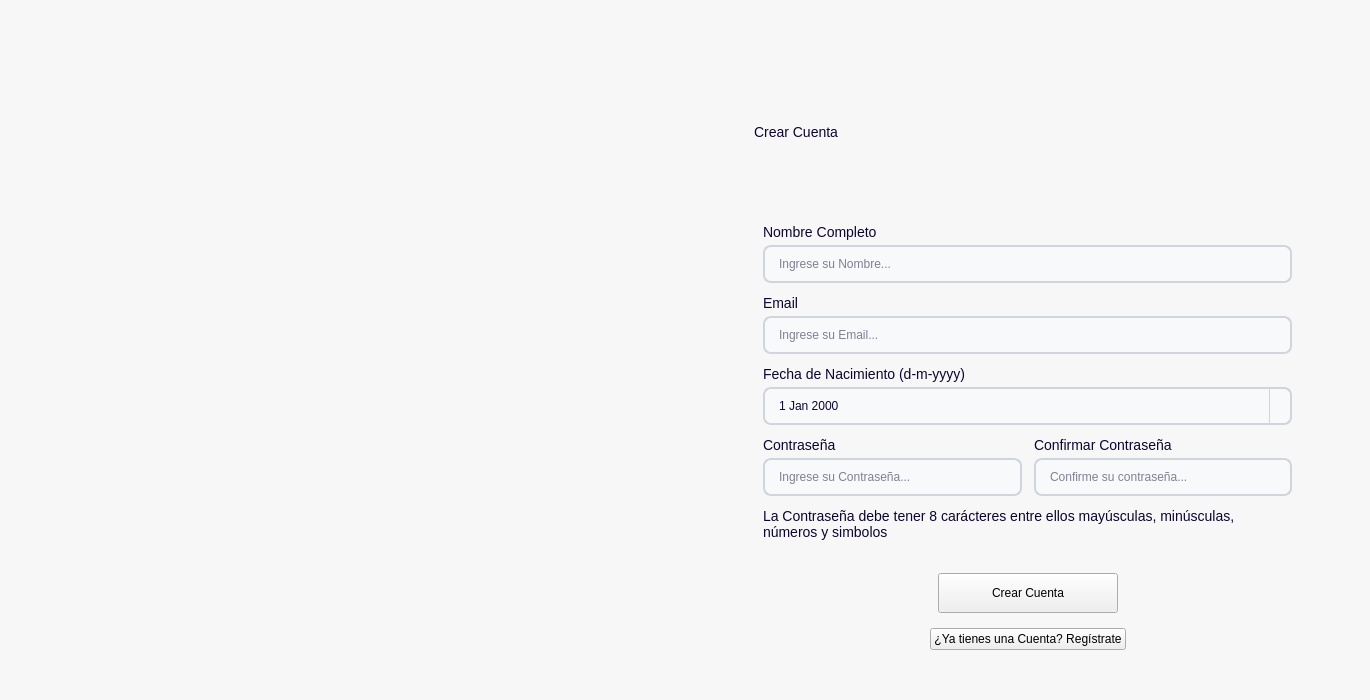
<?xml version="1.0" encoding="UTF-8"?>
<ui version="4.0">
 <class>LoginWindow</class>

 <widget class="QWidget" name="LoginWindow">

  <property name="geometry">
   <rect>
    <x>0</x>
    <y>0</y>
    <width>1370</width>
    <height>700</height>
   </rect>
  </property>

  <property name="minimumSize">
   <size>
    <width>900</width>
    <height>600</height>
   </size>
  </property>

  <property name="maximumSize">
   <size>
    <width>1370</width>
    <height>700</height>
   </size>
  </property>

  <property name="windowTitle">
   <string>Crear Cuenta</string>
  </property>

  <property name="styleSheet">
   <string notr="true">
#LoginWindow {
    background-color: #F7F7F7;
}

/*
-----------------------------------------------------------------------------------------------------
Inputs
-----------------------------------------------------------------------------------------------------
*/

QLineEdit, QDateEdit {
    background-color: #F8F9FA;
    border: 2px solid #D1D5DB;
    border-radius: 8px;
    padding: 8px 12px;
    color: #0E042F;
    min-height: 18px;
}

QLineEdit:hover, QDateEdit:hover {
    border: 1px solid #9CA3AF;
    background-color: #F3F4F6;
}

QLineEdit:focus, QDateEdit:focus {
    border: 1px solid #744BCC;
    background-color: #FFFFFF;
}

QLineEdit:disabled, QDateEdit:disabled {
    background-color: #E5E7EB;
    color: #9CA3AF;
    border: 2px solid #D1D5DB;
}

QDateEdit::drop-down {
    subcontrol-origin: padding;
    subcontrol-position: top right;
    width: 20px;
    border-left-width: 1px;
    border-left-color: #D1D5DB;
    border-left-style: solid;
    border-top-right-radius: 8px;
    border-bottom-right-radius: 8px;
}

/*
-----------------------------------------------------------------------------------------------------
Textos
-----------------------------------------------------------------------------------------------------
*/

QLabel {
    font-size: 14px;
    color: #0E042F;
}

QLabel[texto=&quot;TituloPrincipal&quot;] {
    font-size: 30px;
    qproperty-alignment: 'AlignCenter';
    font-weight: bold;
}

QLabel[texto=&quot;Descripcion&quot;] {
    font-size: 18px;
    color: #6C6686;
}

QLabel[texto=&quot;InputTexto&quot;] {
    font-size: 16px;
    color: #6C6686;
}

QLabel[texto=&quot;Destacado&quot;] {
    font-size: 16px;
    color: #0E042F;
    qproperty-alignment: 'AlignCenter';
    font-weight: bold;
}

/*
-----------------------------------------------------------------------------------------------------
Botones
-----------------------------------------------------------------------------------------------------
*/

QPushButton[boton=&quot;Primario&quot;] {
    border-radius: 10px;
    background-color: #5D38BB;
    font-weight: bold;
    color: #F7F7F7;
    font-size: 12pt;
    min-height: 40px;
    padding-left: 20px;
    padding-right: 20px;
}

QPushButton[boton=&quot;Primario&quot;]:hover {
    background-color: #744BCC;
}

QPushButton[boton=&quot;Primario&quot;]:pressed {
    background-color: #472A8F;
}

QPushButton[boton=&quot;Secundario&quot;] {
    border-radius: 10px;
    background-color: rgba(161, 147, 204, 0.7);
    font-weight: bold;
    color: #5D38BB;
    font-size: 18px;
    min-height: 40px;
}

QPushButton[boton=&quot;Secundario&quot;]:hover {
    background-color: rgba(161, 147, 204, 0.9);
}

QPushButton[boton=&quot;Secundario&quot;]:pressed {
    background-color: rgba(131, 117, 174, 0.9);
}

QPushButton[boton=&quot;BotonTexto&quot;] {
    border: none;
    background: transparent;
    padding: 0px;
    margin: 0px;
    color: #0E042F;
    font-weight: bold;
    font-size: 16px;
}

QPushButton[boton=&quot;BotonTexto&quot;]:hover {
    color: #6C6686;
    background: transparent;
}

QPushButton[boton=&quot;BotonTexto&quot;]:pressed,
QPushButton[boton=&quot;BotonTexto&quot;]:focus {
    border: none;
    background: transparent;
    outline: none;
}
   </string>
  </property>


  <!-- ================================================================= -->
  <!-- LAYOUT PRINCIPAL -->
  <!-- ================================================================= -->

  <layout class="QHBoxLayout" name="horizontalLayout_8">

   <property name="spacing">
    <number>0</number>
   </property>

   <property name="leftMargin">
    <number>0</number>
   </property>

   <property name="topMargin">
    <number>0</number>
   </property>

   <property name="rightMargin">
    <number>0</number>
   </property>

   <property name="bottomMargin">
    <number>0</number>
   </property>


   <!-- =============================================================== -->
   <!-- CONTENEDOR PRINCIPAL -->
   <!-- =============================================================== -->

   <item>

    <widget class="QWidget" name="ContenedorPrincipal">

     <property name="sizePolicy">
      <sizepolicy hsizetype="Expanding" vsizetype="Expanding">
       <horstretch>1</horstretch>
       <verstretch>1</verstretch>
      </sizepolicy>
     </property>


     <layout class="QHBoxLayout" name="horizontalLayout">

      <property name="spacing">
       <number>0</number>
      </property>

      <property name="leftMargin">
       <number>0</number>
      </property>

      <property name="topMargin">
       <number>0</number>
      </property>

      <property name="rightMargin">
       <number>0</number>
      </property>

      <property name="bottomMargin">
       <number>0</number>
      </property>


      <!-- ============================================================= -->
      <!-- LADO IZQUIERDO - IMAGEN -->
      <!-- ============================================================= -->

      <item>

       <widget class="QWidget" name="leftSide">

        <property name="sizePolicy">
         <sizepolicy hsizetype="Expanding" vsizetype="Expanding">
          <horstretch>1</horstretch>
          <verstretch>1</verstretch>
         </sizepolicy>
        </property>

        <property name="minimumSize">
         <size>
          <width>400</width>
          <height>0</height>
         </size>
        </property>


        <layout class="QVBoxLayout" name="verticalLayout_8">

         <property name="spacing">
          <number>0</number>
         </property>

         <property name="leftMargin">
          <number>0</number>
         </property>

         <property name="topMargin">
          <number>0</number>
         </property>

         <property name="rightMargin">
          <number>0</number>
         </property>

         <property name="bottomMargin">
          <number>0</number>
         </property>


         <item>

          <widget class="QLabel" name="label_2">

           <property name="sizePolicy">
            <sizepolicy hsizetype="Expanding" vsizetype="Expanding">
             <horstretch>1</horstretch>
             <verstretch>1</verstretch>
            </sizepolicy>
           </property>

           <property name="text">
            <string/>
           </property>

           <property name="pixmap">
            <pixmap resource="../resources/resources.qrc">:/images/backCreateAccount.jpg</pixmap>
           </property>

           <property name="scaledContents">
            <bool>true</bool>
           </property>

           <property name="alignment">
            <set>Qt::AlignCenter</set>
           </property>

          </widget>

         </item>

        </layout>

       </widget>

      </item>


      <!-- ============================================================= -->
      <!-- LADO DERECHO - FORMULARIO -->
      <!-- ============================================================= -->

      <item>

       <widget class="QWidget" name="rightSide">

        <property name="sizePolicy">
         <sizepolicy hsizetype="Expanding" vsizetype="Expanding">
          <horstretch>1</horstretch>
          <verstretch>1</verstretch>
         </sizepolicy>
        </property>

        <property name="minimumSize">
         <size>
          <width>450</width>
          <height>0</height>
         </size>
        </property>


        <layout class="QVBoxLayout" name="verticalLayout_7">

         <property name="spacing">
          <number>0</number>
         </property>

         <property name="leftMargin">
          <number>40</number>
         </property>

         <property name="topMargin">
          <number>30</number>
         </property>

         <property name="rightMargin">
          <number>40</number>
         </property>

         <property name="bottomMargin">
          <number>30</number>
         </property>


         <!-- ========================================================== -->
         <!-- CONTENEDOR DEL FORMULARIO -->
         <!-- ========================================================== -->

         <item>

          <widget class="QWidget" name="contenedorPrincipal">

           <property name="sizePolicy">
            <sizepolicy hsizetype="Expanding" vsizetype="Preferred">
             <horstretch>1</horstretch>
             <verstretch>0</verstretch>
            </sizepolicy>
           </property>


           <layout class="QVBoxLayout" name="verticalLayout_4">

            <property name="spacing">
             <number>15</number>
            </property>

            <property name="leftMargin">
             <number>20</number>
            </property>

            <property name="topMargin">
             <number>20</number>
            </property>

            <property name="rightMargin">
             <number>20</number>
            </property>

            <property name="bottomMargin">
             <number>20</number>
            </property>


            <!-- ======================================================== -->
            <!-- TÍTULO -->
            <!-- ======================================================== -->

            <item>

             <widget class="QWidget" name="contenedorTitulo_2">

              <layout class="QVBoxLayout" name="verticalLayout_5">

               <property name="spacing">
                <number>10</number>
               </property>

               <item>

                <widget class="QLabel" name="Titulo_2">

                 <property name="sizePolicy">
                  <sizepolicy hsizetype="Expanding" vsizetype="Preferred">
                   <horstretch>1</horstretch>
                   <verstretch>0</verstretch>
                  </sizepolicy>
                 </property>

                 <property name="text">
                  <string>Crear Cuenta</string>
                 </property>

                 <property name="texto" stdset="0">
                  <string>TituloPrincipal</string>
                 </property>

                </widget>

               </item>


               <!-- ===================================================== -->
               <!-- FORMULARIOS -->
               <!-- ===================================================== -->

               <item>

                <widget class="QWidget" name="contenedorForms_2">

                 <property name="sizePolicy">
                  <sizepolicy hsizetype="Expanding" vsizetype="Preferred">
                   <horstretch>1</horstretch>
                   <verstretch>0</verstretch>
                  </sizepolicy>
                 </property>


                 <layout class="QVBoxLayout" name="verticalLayout_6">

                  <property name="spacing">
                   <number>12</number>
                  </property>


                  <!-- ================================================= -->
                  <!-- NOMBRE -->
                  <!-- ================================================= -->

                  <item>

                   <layout class="QVBoxLayout" name="inputLayout_4">

                    <property name="spacing">
                     <number>5</number>
                    </property>

                    <item>

                     <widget class="QLabel" name="descripcion_6">

                      <property name="text">
                       <string>Nombre Completo</string>
                      </property>

                      <property name="texto" stdset="0">
                       <string>InputTexto</string>
                      </property>

                     </widget>

                    </item>


                    <item>

                     <widget class="QLineEdit" name="inputNombre">

                      <property name="sizePolicy">
                       <sizepolicy hsizetype="Expanding" vsizetype="Fixed">
                        <horstretch>1</horstretch>
                        <verstretch>0</verstretch>
                       </sizepolicy>
                      </property>

                      <property name="minimumSize">
                       <size>
                        <width>0</width>
                        <height>40</height>
                       </size>
                      </property>

                      <property name="placeholderText">
                       <string>Ingrese su Nombre...</string>
                      </property>

                     </widget>

                    </item>

                   </layout>

                  </item>


                  <!-- ================================================= -->
                  <!-- EMAIL -->
                  <!-- ================================================= -->

                  <item>

                   <layout class="QVBoxLayout" name="inputLayout_5">

                    <property name="spacing">
                     <number>5</number>
                    </property>

                    <item>

                     <widget class="QLabel" name="descripcion_8">

                      <property name="text">
                       <string>Email</string>
                      </property>

                      <property name="texto" stdset="0">
                       <string>InputTexto</string>
                      </property>

                     </widget>

                    </item>


                    <item>

                     <widget class="QLineEdit" name="inputCorreo">

                      <property name="sizePolicy">
                       <sizepolicy hsizetype="Expanding" vsizetype="Fixed">
                        <horstretch>1</horstretch>
                        <verstretch>0</verstretch>
                       </sizepolicy>
                      </property>

                      <property name="minimumSize">
                       <size>
                        <width>0</width>
                        <height>40</height>
                       </size>
                      </property>

                      <property name="placeholderText">
                       <string>Ingrese su Email...</string>
                      </property>

                     </widget>

                    </item>

                   </layout>

                  </item>


                  <!-- ================================================= -->
                  <!-- FECHA DE NACIMIENTO -->
                  <!-- ================================================= -->

                  <item>

                   <layout class="QVBoxLayout" name="inputLayout_6">

                    <property name="spacing">
                     <number>5</number>
                    </property>

                    <item>

                     <widget class="QLabel" name="descripcion_9">

                      <property name="text">
                       <string>Fecha de Nacimiento (d-m-yyyy)</string>
                      </property>

                      <property name="texto" stdset="0">
                       <string>InputTexto</string>
                      </property>

                     </widget>

                    </item>


                    <item>

                     <widget class="QDateEdit" name="inputFecha">

                      <property name="sizePolicy">
                       <sizepolicy hsizetype="Expanding" vsizetype="Fixed">
                        <horstretch>1</horstretch>
                        <verstretch>0</verstretch>
                       </sizepolicy>
                      </property>

                      <property name="minimumSize">
                       <size>
                        <width>0</width>
                        <height>40</height>
                       </size>
                      </property>

                      <property name="calendarPopup">
                       <bool>true</bool>
                      </property>

                     </widget>

                    </item>

                   </layout>

                  </item>


                  <!-- ================================================= -->
                  <!-- CONTRASEÑAS -->
                  <!-- ================================================= -->

                  <item>

                   <layout class="QGridLayout" name="gridLayout_2">

                    <property name="horizontalSpacing">
                     <number>12</number>
                    </property>

                    <property name="verticalSpacing">
                     <number>5</number>
                    </property>


                    <!-- CONTRASEÑA -->

                    <item row="0" column="0">

                     <widget class="QLabel" name="descripcion_10">

                      <property name="text">
                       <string>Contraseña</string>
                      </property>

                      <property name="texto" stdset="0">
                       <string>InputTexto</string>
                      </property>

                     </widget>

                    </item>


                    <item row="1" column="0">

                     <widget class="QLineEdit" name="inputContrasena">

                      <property name="sizePolicy">
                       <sizepolicy hsizetype="Expanding" vsizetype="Fixed">
                        <horstretch>1</horstretch>
                        <verstretch>0</verstretch>
                       </sizepolicy>
                      </property>

                      <property name="minimumSize">
                       <size>
                        <width>0</width>
                        <height>40</height>
                       </size>
                      </property>

                      <property name="echoMode">
                       <enum>QLineEdit::Password</enum>
                      </property>

                      <property name="placeholderText">
                       <string>Ingrese su Contraseña...</string>
                      </property>

                     </widget>

                    </item>


                    <!-- CONFIRMAR CONTRASEÑA -->

                    <item row="0" column="1">

                     <widget class="QLabel" name="descripcion_11">

                      <property name="text">
                       <string>Confirmar Contraseña</string>
                      </property>

                      <property name="texto" stdset="0">
                       <string>InputTexto</string>
                      </property>

                     </widget>

                    </item>


                    <item row="1" column="1">

                     <widget class="QLineEdit" name="inputContrasenaConfirmar">

                      <property name="sizePolicy">
                       <sizepolicy hsizetype="Expanding" vsizetype="Fixed">
                        <horstretch>1</horstretch>
                        <verstretch>0</verstretch>
                       </sizepolicy>
                      </property>

                      <property name="minimumSize">
                       <size>
                        <width>0</width>
                        <height>40</height>
                       </size>
                      </property>

                      <property name="echoMode">
                       <enum>QLineEdit::Password</enum>
                      </property>

                      <property name="placeholderText">
                       <string>Confirme su contraseña...</string>
                      </property>

                     </widget>

                    </item>

                   </layout>

                  </item>


                  <!-- ================================================= -->
                  <!-- REQUISITOS CONTRASEÑA -->
                  <!-- ================================================= -->

                  <item>

                   <widget class="QLabel" name="descripcion_12">

                    <property name="sizePolicy">
                     <sizepolicy hsizetype="Expanding" vsizetype="Preferred">
                      <horstretch>1</horstretch>
                      <verstretch>0</verstretch>
                     </sizepolicy>
                    </property>

                    <property name="wordWrap">
                     <bool>true</bool>
                    </property>

                    <property name="text">
                     <string>La Contraseña debe tener 8 carácteres entre ellos mayúsculas, minúsculas, números y simbolos</string>
                    </property>

                    <property name="texto" stdset="0">
                     <string/>
                    </property>

                   </widget>

                  </item>

                 </layout>

                </widget>

               </item>

              </layout>

             </widget>

            </item>


            <!-- ======================================================== -->
            <!-- BOTÓN CREAR CUENTA -->
            <!-- ======================================================== -->

            <item>

             <layout class="QHBoxLayout" name="horizontalLayout_6">

              <item>

               <spacer name="crearCuentaLeftSpacer">

                <property name="orientation">
                 <enum>Qt::Horizontal</enum>
                </property>

                <property name="sizeHint" stdset="0">
                 <size>
                  <width>40</width>
                  <height>20</height>
                 </size>
                </property>

               </spacer>

              </item>


              <item>

               <widget class="QPushButton" name="BtnCrearCuenta">

                <property name="minimumSize">
                 <size>
                  <width>180</width>
                  <height>40</height>
                 </size>
                </property>

                <property name="maximumSize">
                 <size>
                  <width>250</width>
                  <height>40</height>
                 </size>
                </property>

                <property name="text">
                 <string>Crear Cuenta</string>
                </property>

                <property name="boton" stdset="0">
                 <string>Primario</string>
                </property>

               </widget>

              </item>


              <item>

               <spacer name="crearCuentaRightSpacer">

                <property name="orientation">
                 <enum>Qt::Horizontal</enum>
                </property>

                <property name="sizeHint" stdset="0">
                 <size>
                  <width>40</width>
                  <height>20</height>
                 </size>
                </property>

               </spacer>

              </item>

             </layout>

            </item>


            <!-- ======================================================== -->
            <!-- VOLVER AL LOGIN -->
            <!-- ======================================================== -->

            <item>

             <layout class="QHBoxLayout" name="horizontalLayout_7">

              <item>

               <spacer name="loginLeftSpacer">

                <property name="orientation">
                 <enum>Qt::Horizontal</enum>
                </property>

                <property name="sizeHint" stdset="0">
                 <size>
                  <width>40</width>
                  <height>20</height>
                 </size>
                </property>

               </spacer>

              </item>


              <item>

               <widget class="QPushButton" name="BtnLogin">

                <property name="sizePolicy">
                 <sizepolicy hsizetype="Preferred" vsizetype="Fixed">
                  <horstretch>0</horstretch>
                  <verstretch>0</verstretch>
                 </sizepolicy>
                </property>

                <property name="text">
                 <string>¿Ya tienes una Cuenta? Regístrate</string>
                </property>

                <property name="boton" stdset="0">
                 <string>BotonTexto</string>
                </property>

               </widget>

              </item>


              <item>

               <spacer name="loginRightSpacer">

                <property name="orientation">
                 <enum>Qt::Horizontal</enum>
                </property>

                <property name="sizeHint" stdset="0">
                 <size>
                  <width>40</width>
                  <height>20</height>
                 </size>
                </property>

               </spacer>

              </item>

             </layout>

            </item>

           </layout>

          </widget>

         </item>

        </layout>

       </widget>

      </item>

     </layout>

    </widget>

   </item>

  </layout>

 </widget>


 <resources>
  <include location="../resources/resources.qrc"/>
 </resources>

 <connections/>

</ui>
